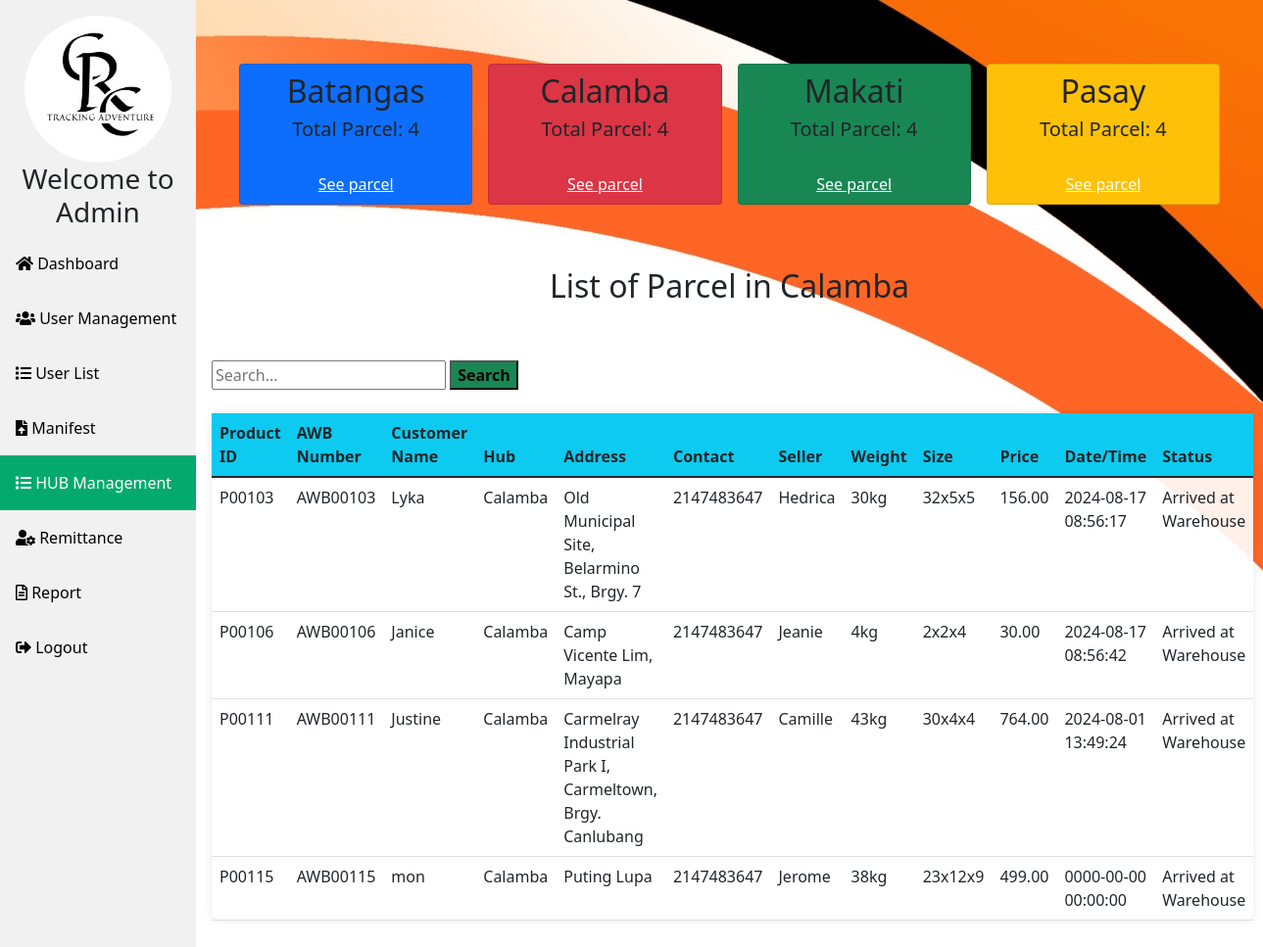
The app's page /calamba.php with its own data.
### tables this page shows
CREATE TABLE `manifests` (
  `id` int(11) NOT NULL,
  `product_id` varchar(255) NOT NULL,
  `awbnumber` varchar(255) NOT NULL,
  `customer_name` varchar(255) NOT NULL,
  `hub` varchar(50) NOT NULL,
  `address` text NOT NULL,
  `contact` int(20) NOT NULL,
  `seller` varchar(255) NOT NULL,
  `weight` varchar(50) NOT NULL,
  `size` varchar(50) NOT NULL,
  `price` decimal(10,2) NOT NULL,
  `datetime` timestamp NOT NULL DEFAULT current_timestamp() ON UPDATE current_timestamp(),
  `status` varchar(50) NOT NULL,
  `image` varchar(255) NOT NULL,
  `rider_name` varchar(100) NOT NULL
);

### calamba.php (the view, shortened to what this page needs)
<?php
$servername = "localhost";
$email = "u320585682_TMS";
$password = "Crctracking3";
$dbname = "u320585682_TMS";
$conn = new mysqli($servername, $email, $password, $dbname);
?>
<!DOCTYPE html>
<html lang="en">
<head>
  <link rel="stylesheet" href="bootstrap-5.1.3/css/bootstrap.min.css">
  <link rel="stylesheet" href="https://cdnjs.cloudflare.com/ajax/libs/font-awesome/5.15.4/css/all.min.css">
</head>
<?php
function getParcelCount($conn, $location) {
    $query = $conn->prepare("SELECT COUNT(*) as total_parcels FROM manifests WHERE hub LIKE ?");
    $location_param = "%$location%";
    $query->bind_param("s", $location_param);
    $query->execute();
    $result = $query->get_result();
    if ($result->num_rows > 0) {
        $row = $result->fetch_assoc();
        return $row['total_parcels'];
    } else {
        return 0;
    }
}
$batangas_count = getParcelCount($conn, 'Batangas');
$calamba_count = getParcelCount($conn, 'Calamba');
$makati_count = getParcelCount($conn, 'Makati');
$pasay_count = getParcelCount($conn, 'Pasay');
$search = "";
$search_query = "";
if ($search) {
    $search = $conn->real_escape_string($search);
    $search_query = "WHERE customer_name LIKE '%$search%' OR awbnumber LIKE '%$search%' OR product_id LIKE '%$search%' AND hub LIKE 'Calamba%'";
} else {
    $search_query = "WHERE hub LIKE 'Calamba%'";
}
$sql = "SELECT id, product_id, awbnumber, customer_name, hub, address, contact, seller, weight, size, price, datetime, status FROM manifests $search_query";
$result = $conn->query($sql);
?>
<body>
  <div class="sidebar">
    <img class="rounded-pill mt-3 mx-auto d-block" src="images/crc.jpg" alt="" height="150px">
    <h3 class="text-center">Welcome to Admin</h3>
    <a href="admin.php"><i class="fas fa-home"></i> Dashboard</a>
    <a href="user_management.php"><i class="fas fa-users"></i> User Management</a>
    <a href="user_list.php"><i class="fas fa-list"></i> User List</a>
    <a href="manifest.php"><i class="fas fa-file-upload"></i> Manifest</a>
    <a class="active" href="hub_management.php"><i class="fas fa-list"></i> HUB Management</a>
    <a href="admin_remit.php"><i class="fas fa-user-cog"></i> Remittance</a>
    <a href="reportpage.php"><i class="far fa-file-alt"></i> Report</a>
    <a href="logout.php"><i class="fas fa-sign-out-alt"></i> Logout</a>
  </div>
<div class="content"><br><br>
    <div class="container" style="display: flex; flex-direction: row;">
        <main style="flex: 1; padding: 1rem;">
            <section class="cards" style="display: flex; gap: 1rem;">
                <div class="card bg-primary p-2 text-center" style="flex: 1;">
                    <h2>Batangas</h2>
                    <h5>Total Parcel: <?php echo $batangas_count; ?></h5><br>
                    <a class="text-white" href="batangas.php">See parcel</a>
                </div>
                <div class="card bg-danger p-2 text-center" style="flex: 1;">
                    <h2>Calamba</h2>
                    <h5>Total Parcel: <?php echo $calamba_count; ?></h5><br>
                    <a class="text-white" href="calamba.php">See parcel</a>
                </div>
                <div class="card bg-success p-2 text-center" style="flex: 1;">
                    <h2>Makati</h2>
                    <h5>Total Parcel: <?php echo $makati_count; ?></h5><br>
                    <a class="text-white" href="makati.php">See parcel</a>
                </div>
                <div class="card bg-warning p-2 text-center" style="flex: 1;">
                    <h2>Pasay</h2>
                    <h5>Total Parcel: <?php echo $pasay_count; ?></h5><br>
                    <a class="text-white" href="pasay.php">See parcel</a>
                </div>
            </section>
        </main>
    </div>
<section id="manifest">
    <h2 class="text-center p-5">List of Parcel in Calamba</h2>
    <form action="" method="POST">
<form method="post" action="calamba.php">
    <input type="text" name="search" value="<?php echo htmlspecialchars($search);?>" placeholder="Search...">
    <input type="submit" class="bg-success fw-bold" name="search_btn" value="Search">
</form><br>
      <table class="table table-hover p-4">
        <thead class="bg-info">
          <tr>
            <th>Product ID</th>
            <th>AWB Number</th>
            <th>Customer Name</th>
            <th>Hub</th>
            <th>Address</th>
            <th>Contact</th>
            <th>Seller</th>
            <th>Weight</th>
            <th>Size</th>
            <th>Price</th>
            <th>Date/Time</th>
            <th>Status</th>
          </tr>
        </thead>
          <?php
            if ($result->num_rows > 0) {
                while($row = $result->fetch_assoc()) {
                    echo "<tr>
                            <td>" . $row["product_id"]. "</td>
                            <td>" . $row["awbnumber"]. "</td>
                            <td>" . $row["customer_name"]. "</td>
                            <td>" . $row["hub"]. "</td>
                            <td>" . $row["address"]. "</td>
                            <td>" . $row["contact"]. "</td>
                            <td>" . $row["seller"]. "</td>
                            <td>" . $row["weight"]. "</td>
                            <td>" . $row["size"]. "</td>
                            <td>" . $row["price"]. "</td>
                            <td>" . $row["datetime"]. "</td>
                            <td>" . $row["status"]. "</td>
                        </tr>";
                }
    } else {
        echo "<tr><td colspan='13'>No data found</td></tr>";
    }
    ?>
    </form>
</section>
</div>
</body>
</html>

### calamba.php (style rules this page uses)
body { background-color: white; background-image: url("images/crcbg.jpg"); background-repeat: no-repeat; background-size: auto-sized; background-attachment: fixed; }
.sidebar { margin: 0; padding: 0; width: 200px; background-color: #f1f1f1; position: fixed; height: 100%; overflow: auto; }
.sidebar a { display: block; color: black; padding: 16px; text-decoration: none; }
.sidebar a.active { background-color: #04AA6D; color: white; }
div.content { margin-left: 200px; padding: 1px 16px; height: 1000px; }
.table { background-color: rgba(255, 255, 255, 0.9); padding: 20px; border-radius: 10px; box-shadow: 0 0 10px rgba(0, 0, 0, 0.1); }

### records on screen
manifests: product "P00103", awbnumber "AWB00103", customer_name "Lyka", hub "Calamba", address "Old Municipal Site, Belarmino St., Brgy. 7", contact "2147483647", seller "Hedrica", weight "30kg", size "32x5x5", price "156.00", datetime "2024-08-17 08:56:17", status "Arrived at Warehouse"
manifests: product "P00106", awbnumber "AWB00106", customer_name "Janice", hub "Calamba", address "Camp Vicente Lim, Mayapa", contact "2147483647", seller "Jeanie", weight "4kg", size "2x2x4", price "30.00", datetime "2024-08-17 08:56:42", status "Arrived at Warehouse"
manifests: product "P00111", awbnumber "AWB00111", customer_name "Justine", hub "Calamba", address "Carmelray Industrial Park I, Carmeltown, Brgy. Canlubang", contact "2147483647", seller "Camille", weight "43kg", size "30x4x4", price "764.00", datetime "2024-08-01 13:49:24", status "Arrived at Warehouse"
manifests: product "P00115", awbnumber "AWB00115", customer_name "mon", hub "Calamba", address "Puting Lupa", contact "2147483647", seller "Jerome", weight "38kg", size "23x12x9", price "499.00", datetime "0000-00-00 00:00:00", status "Arrived at Warehouse"

### other values on screen
$batangas_count "4"
$calamba_count "4"
$makati_count "4"
$pasay_count "4"
